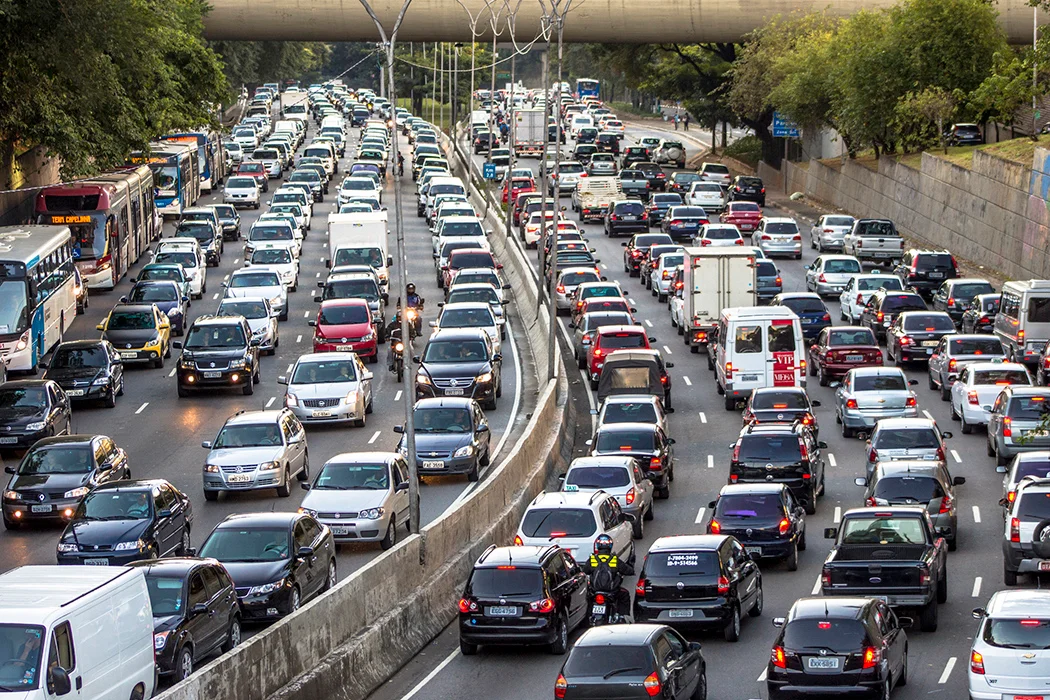
#> input picture traffic_jam_1050x700.webp, 1050 x 700 px
$ jupyter execute --allow-errors Untitled.ipynb   (shell and % lines are left out)
#> lines starting #> are read from the running program, lines starting #| are printed output that depends on the picture
[cell 1]
import cv2
import matplotlib.pyplot as plt
import numpy as np

[cell 2]
image = cv2.imread("traffic_jam_1050x700.webp")
#> image is the input picture: shape (700, 1050, 3); mean B, G, R 106.5, 108.4, 110.4

[cell 3]
type(image)

[cell 4]
image.shape
#> Out = (700, 1050, 3)

[cell 5]
plt.imshow(image)

[cell 6]
new_image = cv2.cvtColor(image, cv2.COLOR_BGR2RGB)

[cell 7]
plt.imshow(new_image)

[cell 8]
new_image.shape
#> Out = (700, 1050, 3)

[cell 9]
"""
Splitting image channels
"""

r, g, b = cv2.split(new_image)
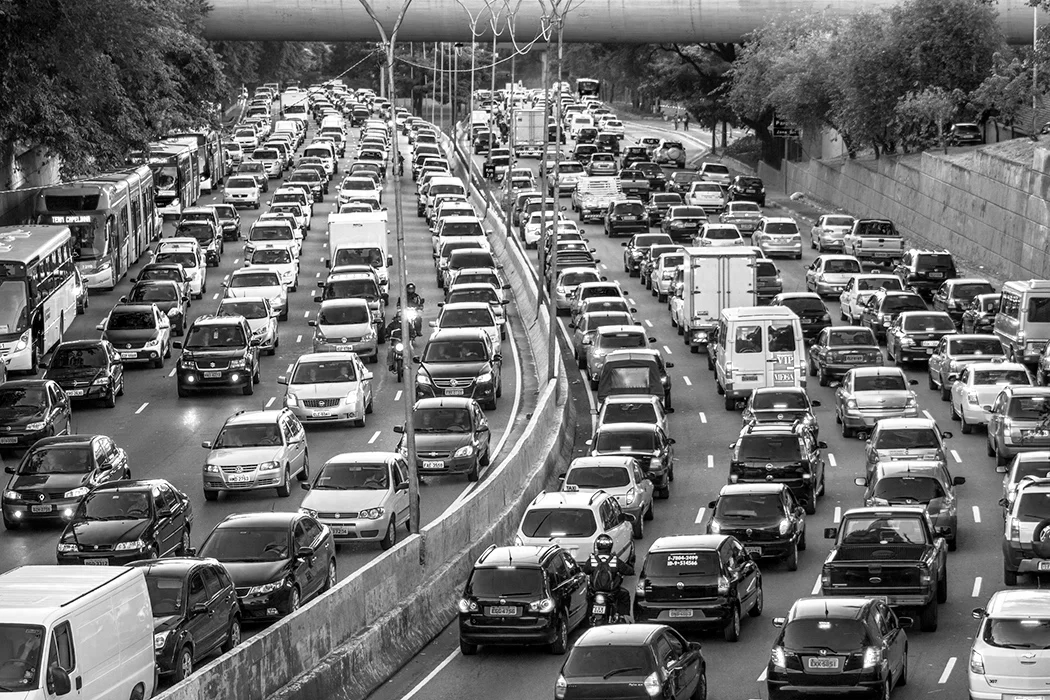
#> r: shape (700, 1050); min 0, max 255, mean 110.4
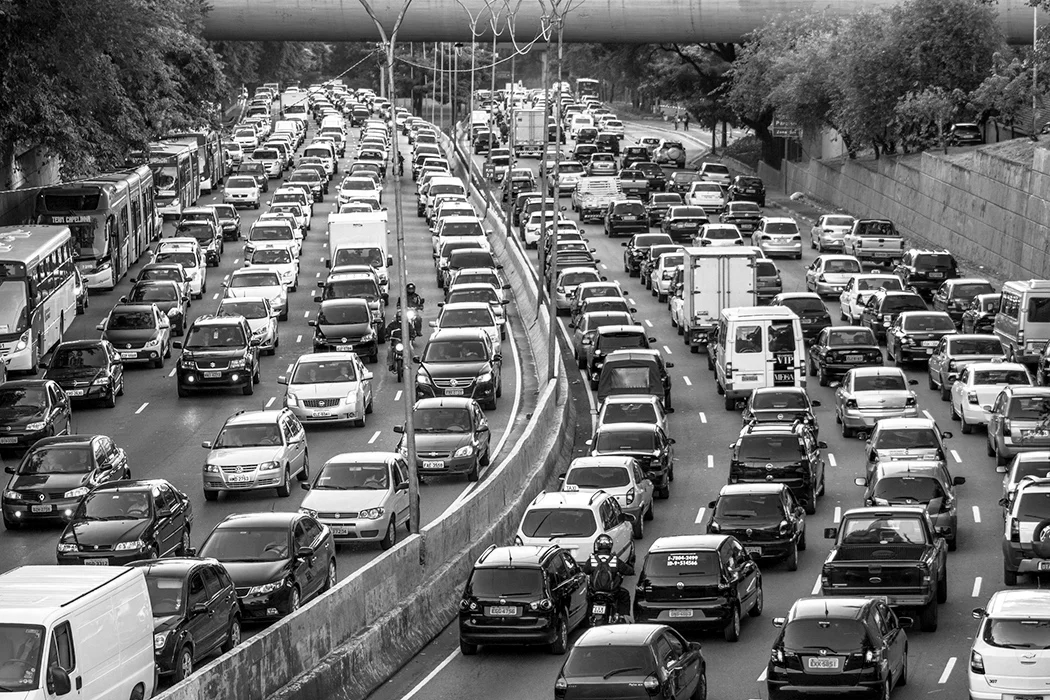
#> g: shape (700, 1050); min 0, max 255, mean 108.4
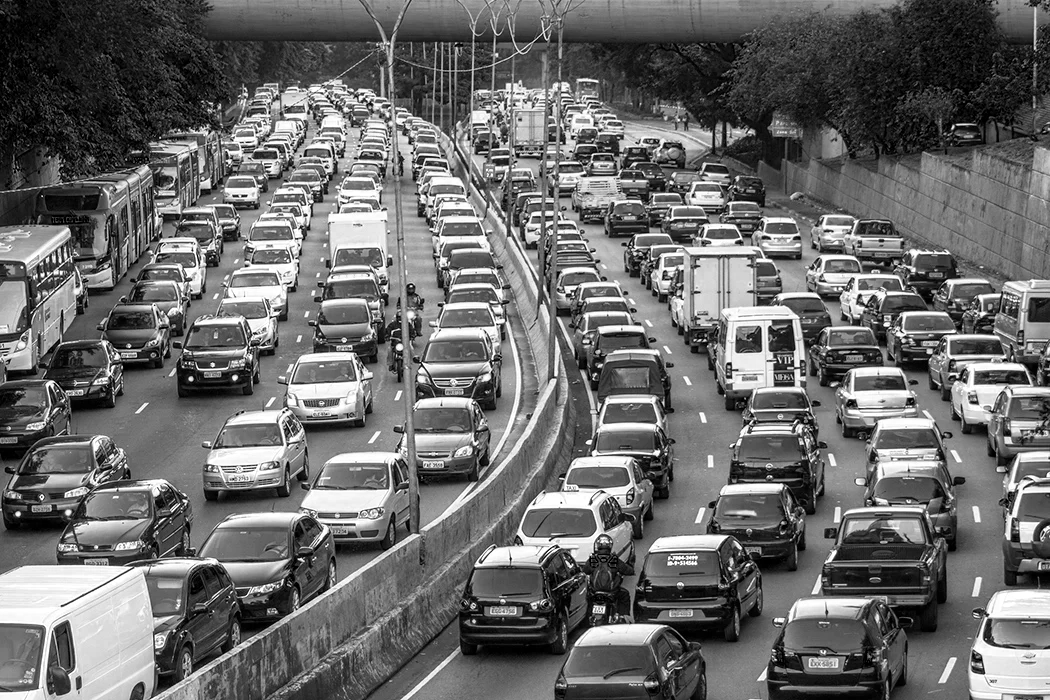
#> b: shape (700, 1050); min 0, max 255, mean 106.5
print('r', r.shape)
#| r (700, 1050)
print('g', g.shape)
#| g (700, 1050)
print('b', b.shape)
#| b (700, 1050)

[cell 10]
new_image = cv2.merge((r,g,b))

[cell 11]
"""
Resize the image
"""

s = 10
w = int(new_image.shape[1]*s/100)
#> w = 105
h = int(new_image.shape[0]*s/100)
#> h = 70
dim = (w,h)
#> dim = (105, 70)
re_size = cv2.resize(new_image, dim, interpolation = cv2.INTER_AREA)
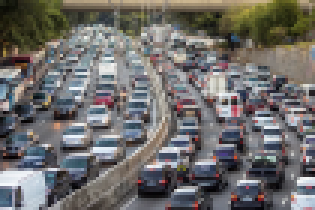
#> re_size: shape (70, 105, 3) (shown 3 times larger); mean R, G, B 110.4, 108.4, 106.5
re_size.shape
#> Out = (70, 105, 3)

[cell 12]
plt.imshow(re_size)

[cell 13]
"""
Rotate
"""

(h, w) = new_image.shape[:2]
#> h = 700; w = 1050

c = (w/2, h/2)

angle = 90

m = cv2.getRotationMatrix2D(c, angle, 1.0)
rotate_90 = cv2.warpAffine(new_image, m, (h,w))
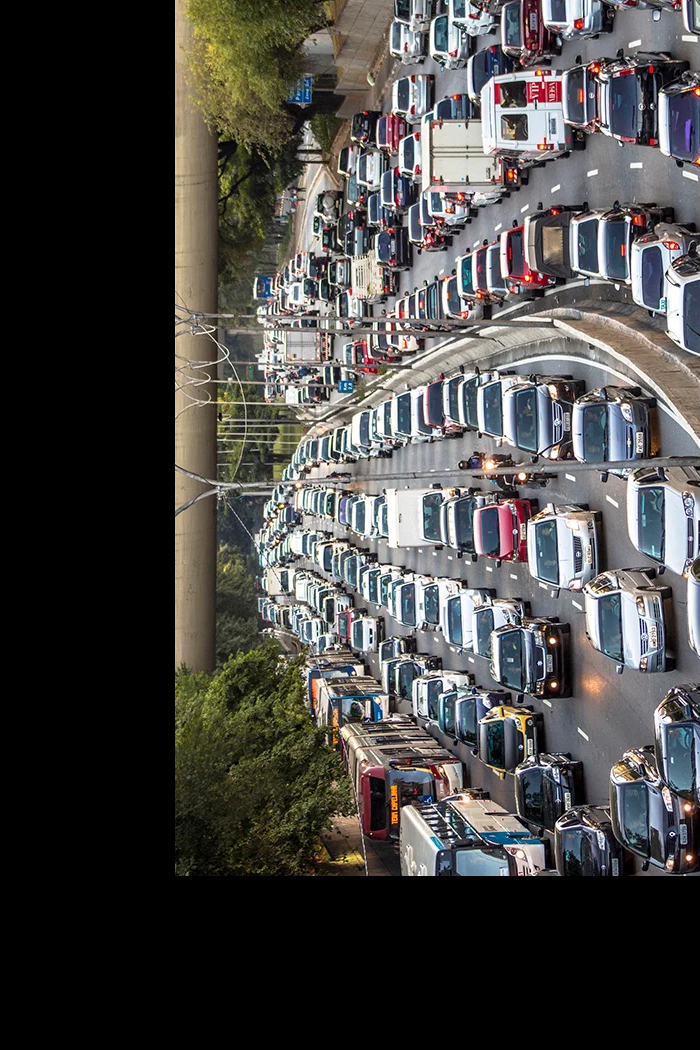
#> rotate_90: shape (1050, 700, 3); mean R, G, B 71.7, 70.3, 68.2

[cell 14]
plt.imshow(rotate_90)

#> (a cell that did not finish here is left out)

[cell 16]
classes = []

with open("coco.names", 'r') as f:
#> (reads coco.names from the repository)
    classes = f.read().splitlines()

[cell 17]
len(classes)

[cell 18]
classes

[cell 19]
img = cv2.imread("traffic_jam_1050x700.webp")

blob = cv2.dnn.blobFromImage(img, 1/255, (320,320), (0,0,0), swapRB=True, crop = False)

[cell 20]
blob.shape

[cell 21]
"""
To print image
"""

i = blob[0].reshape(320,320,3)
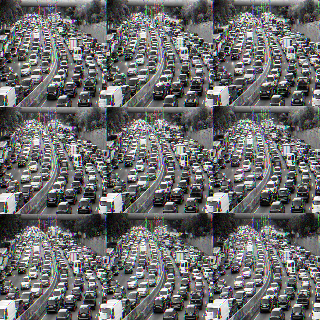
#> i: shape (320, 320, 3) float32; mean of channels 0, 1, 2 0.424, 0.424, 0.424; drawn as B, G, R
plt.imshow(i)

#> (a cell that did not finish here is left out)

#> (a cell that did not finish here is left out)

[cell 24]
boxes = []
confidence = []
class_ids = []
width = 320
height = 320

#> (the rest of this cell did not finish here and is left out)

[cell 25]
blob.shape[2]
